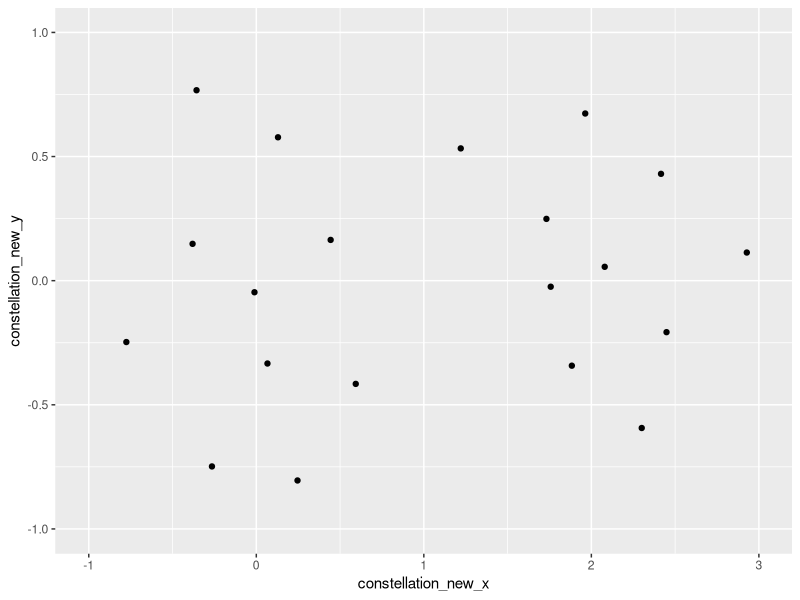
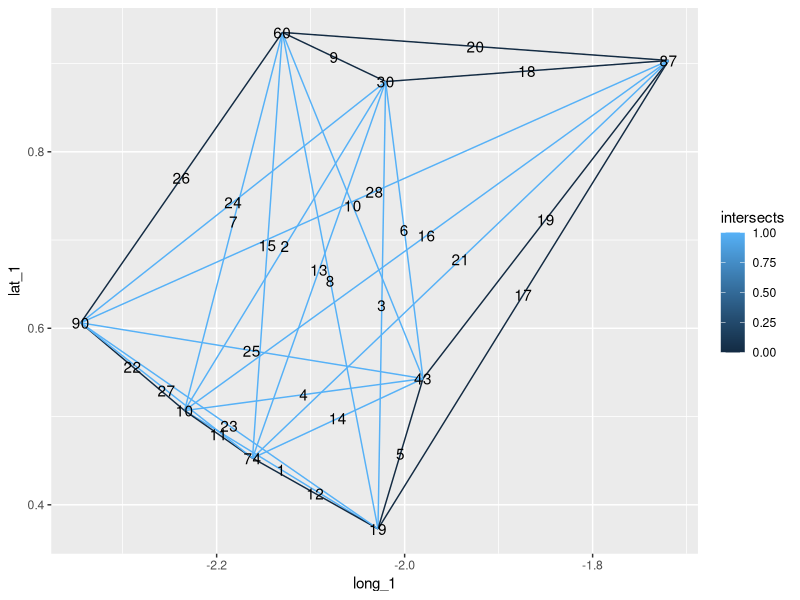
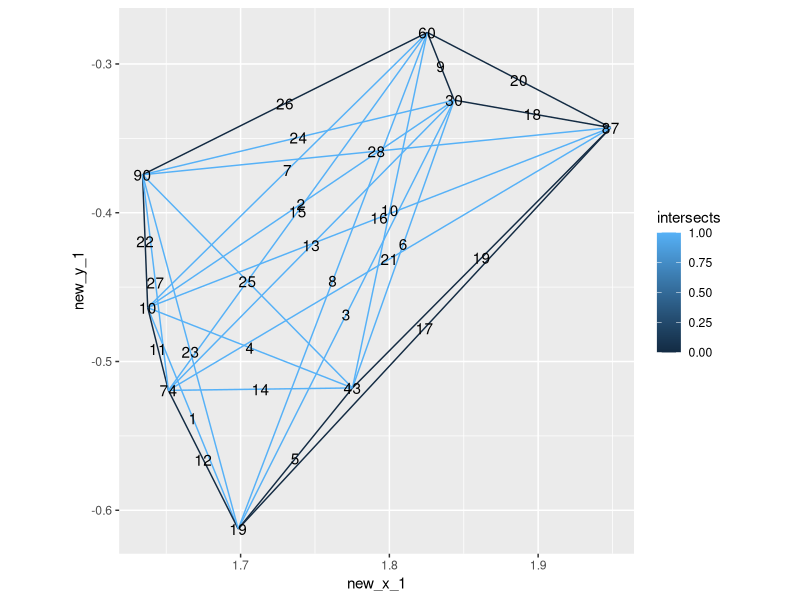

The R source for these figures, in order:
library(tidyverse)

disk_sampling <- function(points_n, candidates_n, distance_limit) {
  
  df <- tibble(
    x = c(rnorm(1), rep(0, points_n - 1)),
    y = c(rnorm(1), rep(0, points_n - 1)),
    z = c(rnorm(1), rep(0, points_n - 1))
  ) %>%
    mutate(normalize = sqrt(x^2 + y^2 + z^2)) %>%
    mutate(normalize = if_else(normalize == 0, 1, normalize)) %>%
    mutate(x = x / normalize,
           y = y / normalize,
           z = z / normalize) %>%
    select(-normalize) %>%
    rowid_to_column("id") 
  
  for(i in seq(2, points_n)) {
    
    candidates <- tibble(
      can_x = rnorm(candidates_n),
      can_y = rnorm(candidates_n),
      can_z = rnorm(candidates_n)
    ) %>%
      mutate(normalize = sqrt(can_x^2 + can_y^2 + can_z^2)) %>%
      mutate(can_x = can_x / normalize,
             can_y = can_y / normalize,
             can_z = can_z / normalize) %>%
      select(-normalize) %>%
      rowid_to_column("can_id") 
    
    best_candidate <- df %>%
      filter(x != 0 | y != 0 | z != 0) %>%
      expand_grid(candidates) %>%
      mutate(distance = acos(x * can_x + 
                               y * can_y + 
                               z * can_z)) %>%
      group_by(can_id) %>%
      summarise(distance = min(distance)) %>%
      filter(distance == max(distance)) %>%
      filter(distance > distance_limit) %>%
      slice(1) %>%
      pull(can_id)
    
    if(length(best_candidate) > 0) {
      best_candidate <- candidates %>%
        filter(can_id == best_candidate) %>%
        mutate(can_id = i) %>%
        rename_with(~ gsub("can_", "", .x))
      
      df <- df %>%
        rows_update(best_candidate, by = "id")
    }
    
  }
  
  df <- df %>%
    filter(x != 0 | y != 0 | z != 0)
  
  return(df)
}

projection <- function(df) {
  
  df <- df %>% 
    mutate(R = 1) %>%
    mutate(lat = asin(z / R),
           long = atan2(y, x)) %>%
    mutate(new_x = if_else(z < 0, x / (1 - z), x / (1 + z) + 2),
           new_y = if_else(z < 0, y / (1 - z), y / (1 + z)))
  
  return(df)
}

constellations <- disk_sampling(20, 25, .01) %>%
  select(-id) %>%
  rowid_to_column("id") %>%
  projection() %>%
  rename_with(~ paste0("constellation_", .x))

ggplot(data = constellations, 
       aes(constellation_new_x, constellation_new_y)) +
  geom_point() +
  scale_y_continuous(limits = c(-1, 1)) +
  scale_x_continuous(limits = c(-1, 3))

stars <- rbind(disk_sampling(15, 25, .01),
               disk_sampling(15, 25, .01),
               disk_sampling(15, 25, .01),
               disk_sampling(15, 25, .01),
               disk_sampling(15, 25, .01),
               disk_sampling(15, 25, .01)) %>%
  select(-id) %>%
  rowid_to_column("id") %>%
  projection() %>%
  rename_with(~ paste0("star_", .x))

sky <- constellations %>%
  expand_grid(stars) %>%
  mutate(distance = acos(constellation_x * star_x + 
                           constellation_y * star_y + 
                           constellation_z * star_z)) %>%
  filter(sign(star_z) == sign(constellation_z)) %>% # make sure they cross over line
  group_by(star_id) %>%
  filter(distance == min(distance))

# move to the constellation so the boundaries are cleaner
move_percentage <- .33
star_movement <- sky %>%
  mutate(star_lat = star_lat + (constellation_lat - star_lat) * move_percentage,
         star_long = star_long + (constellation_long - star_long) * move_percentage) %>%
  mutate(star_x = sin(pi/2 - star_lat) * cos(star_long),
         star_y = sin(pi/2 - star_lat) * sin(star_long),
         star_z = cos(pi/2 - star_lat))

star_movement <- star_movement %>%
  select(star_id, star_x, star_y, star_z) %>%
  rename_with(~ gsub("star_", "", .x)) %>%
  projection() %>%
  rename_with(~ paste0("star_", .x))

sky <- sky %>%
  rows_update(star_movement, by = "star_id")

# Next connecting the star
# need to get intersecting line segments

max_stars_constellation <- sky %>%
  group_by(constellation_id) %>%
  summarise(cnt = n_distinct(star_id)) %>%
  filter(cnt == max(cnt)) %>%
  slice(1) %>%
  pull(constellation_id)

sky <- sky %>%
  filter(constellation_id == max_stars_constellation) %>%
  ungroup()

connections <- sky %>%
  select(starts_with("star")) %>%
  rename_with(~ paste0(gsub("star_", "", .x), "_1")) %>%
  select(id_1, x_1, y_1, z_1)

connections <- connections %>%
  rename_with(~ paste0(gsub("1", "", .x), "2")) %>%
  expand_grid(connections) %>%
  filter(id_1 < id_2) %>%
  mutate(a_1_2 = y_1 * z_2 - z_1 * y_2,
         b_1_2 = z_1 * x_2 - x_1 * z_2,
         c_1_2 = x_1 * y_2 - y_1 * x_2) %>%
  rowid_to_column("line_id_1_2")

intersections <- connections %>%
  rename_with(~ gsub("1", "3", .x)) %>%
  rename_with(~ gsub("2", "4", .x)) %>% 
  expand_grid(connections) %>%
  filter(line_id_1_2 < line_id_3_4) %>%
  filter((id_1 != id_3 & id_1 != id_4) &
           (id_2 != id_3 & id_2 != id_4)) %>% # remove ones that share a star
  mutate(l_1 = b_1_2 * c_3_4 - c_1_2 * b_3_4,
         m_1 = c_1_2 * a_3_4 - a_1_2 * c_3_4,
         n_1 = a_1_2 * b_3_4 - b_1_2 * a_3_4) %>%
  mutate(normal = sqrt(l_1^2 + m_1^2 + n_1^2)) %>%
  mutate(l_1 = l_1 / normal,
         m_1 = m_1 / normal,
         n_1 = n_1 / normal) %>%
  mutate(l_2 = -l_1,
         m_2 = -m_1,
         n_2 = -n_1) %>%
  mutate(normal_1 = sqrt(x_1^2 + y_1^2 + z_1^2),
         normal_2 = sqrt(x_2^2 + y_2^2 + z_2^2),
         normal_3 = sqrt(x_3^2 + y_3^2 + z_3^2),
         normal_4 = sqrt(x_4^2 + y_4^2 + z_4^2),
         normal_l_1 = sqrt(l_1^2 + m_1^2 + n_1^2),
         normal_l_2 = sqrt(l_2^2 + m_2^2 + n_2^2)) %>%  # technically, all 1's
  mutate(angle_1_l_1 = acos(round((x_1 * l_1 + y_1 * m_1 + z_1 * n_1) / 
                                    (normal_1 * normal_l_1), 7)) * 180/pi,
         angle_l_1_2 = acos(round((x_2 * l_1 + y_2 * m_1 + z_2 * n_1) / 
                                    (normal_2 * normal_l_1), 7)) * 180/pi,
         angle_1_l_2 = acos(round((x_1 * l_2 + y_1 * m_2 + z_1 * n_2) / 
                                    (normal_1 * normal_l_2), 7)) * 180/pi,
         angle_l_2_2 = acos(round((x_2 * l_2 + y_2 * m_2 + z_2 * n_2) / 
                                    (normal_2 * normal_l_2), 7)) * 180/pi,
         angle_1_2 = acos(round((x_1 * x_2 + y_1 * y_2 + z_1 * z_2) / 
                                  (normal_1 * normal_2), 7)) * 180/pi,
         angle_3_l_1 = acos(round((x_3 * l_1 + y_3 * m_1 + z_3 * n_1) / 
                                    (normal_3 * normal_l_1), 7)) * 180/pi,
         angle_l_1_4 = acos(round((x_4 * l_1 + y_4 * m_1 + z_4 * n_1) / 
                                    (normal_4 * normal_l_1), 7)) * 180/pi,
         angle_3_l_2 = acos(round((x_3 * l_2 + y_3 * m_2 + z_3 * n_2) / 
                                    (normal_3 * normal_l_2), 7)) * 180/pi,
         angle_l_2_4 = acos(round((x_4 * l_2 + y_4 * m_2 + z_4 * n_2) / 
                                    (normal_4 * normal_l_2), 7)) * 180/pi,
         angle_3_4 = acos(round((x_3 * x_4 + y_3 * y_4 + z_3 * z_4) / 
                                  (normal_3 * normal_4), 7)) * 180/pi) %>%
  mutate(sum_angle_1_l_1_2 = angle_1_l_1 + angle_l_1_2,
         sum_angle_1_l_2_2 = angle_1_l_2 + angle_l_2_2,
         sum_angle_3_l_1_4 = angle_3_l_1 + angle_l_1_4,
         sum_angle_3_l_2_4 = angle_3_l_2 + angle_l_2_4) %>%
  mutate(on_segment_1_l_1_2 = 
           if_else(abs(sum_angle_1_l_1_2 - angle_1_2) < .001, 1, 0),
         on_segment_1_l_2_2 = 
           if_else(abs(sum_angle_1_l_2_2 - angle_1_2) < .001, 1, 0),
         on_segment_3_l_1_4 = 
           if_else(abs(sum_angle_3_l_1_4 - angle_3_4) < .001, 1, 0),
         on_segment_3_l_2_4 = 
           if_else(abs(sum_angle_3_l_2_4 - angle_3_4) < .001, 1, 0)) %>%
  mutate(intersects = if_else((on_segment_1_l_1_2 == 1 & on_segment_3_l_1_4) |
                                (on_segment_1_l_2_2 == 1 & on_segment_3_l_2_4),
                              1, 0)) %>%
  filter(intersects == 1)

#write.csv(intersections, "testing.csv")

connections <- connections %>%
  select(-a_1_2, -b_1_2, -c_1_2) %>%
  pivot_longer(-line_id_1_2,
               names_to = c(".value", "star"),
               names_sep =  "_") %>%
  projection() %>%
  pivot_wider(id_cols = line_id_1_2,
              names_from = star,
              values_from = c(id, x, y, z, lat, long,
                              new_x, new_y))

connections <- connections %>%
  mutate(intersects = if_else(line_id_1_2 %in% intersections$line_id_1_2 |
                               line_id_1_2 %in% intersections$line_id_3_4, 
         1, 0))


ggplot(data = sky) +
  geom_segment(data = connections, aes(x = long_1, y = lat_1, 
                                       xend = long_2, yend = lat_2,
                                       color = intersects)) +
  geom_text(aes(x = star_long, y = star_lat, label = star_id)) +
  geom_text(data = connections,
            aes(x = (long_1 + long_2) / 2, 
                y = (lat_1 + lat_2) / 2, label = line_id_1_2))
# wrong projection

ggplot(data = sky) +
  geom_segment(data = connections, aes(x = new_x_1, y = new_y_1, 
                                       xend = new_x_2, yend = new_y_2,
                                       color = intersects)) +
  geom_text(aes(x = star_new_x, y = star_new_y, label = star_id)) +
  geom_text(data = connections,
            aes(x = (new_x_1 + new_x_2) / 2, 
                y = (new_y_1 + new_y_2) / 2, label = line_id_1_2)) +
  coord_equal()
# looks good

## Try using plotly to see if they really cross or not
# maybe change projection to conformal?
## Peirce quincuncial projection
# sterographic
# https://astronomy.stackexchange.com/questions/18219/map-projections-used-for-star-maps